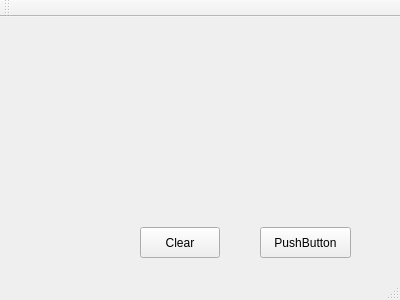
<?xml version="1.0" encoding="UTF-8"?>
<ui version="4.0">
 <class>MainWindow</class>
 <widget class="QMainWindow" name="MainWindow">
  <property name="geometry">
   <rect>
    <x>0</x>
    <y>0</y>
    <width>400</width>
    <height>300</height>
   </rect>
  </property>
  <property name="windowTitle">
   <string>MainWindow</string>
  </property>
  <widget class="QWidget" name="centralWidget">
   <widget class="QCustomPlot" name="widget" native="true">
    <property name="geometry">
     <rect>
      <x>19</x>
      <y>20</y>
      <width>351</width>
      <height>171</height>
     </rect>
    </property>
   </widget>
   <widget class="QPushButton" name="PushButton">
    <property name="geometry">
     <rect>
      <x>260</x>
      <y>210</y>
      <width>91</width>
      <height>31</height>
     </rect>
    </property>
    <property name="text">
     <string>PushButton</string>
    </property>
   </widget>
   <widget class="QPushButton" name="Clear">
    <property name="geometry">
     <rect>
      <x>140</x>
      <y>210</y>
      <width>80</width>
      <height>31</height>
     </rect>
    </property>
    <property name="text">
     <string>Clear</string>
    </property>
   </widget>
  </widget>
  <widget class="QMenuBar" name="menuBar">
   <property name="geometry">
    <rect>
     <x>0</x>
     <y>0</y>
     <width>400</width>
     <height>17</height>
    </rect>
   </property>
  </widget>
  <widget class="QToolBar" name="mainToolBar">
   <attribute name="toolBarArea">
    <enum>TopToolBarArea</enum>
   </attribute>
   <attribute name="toolBarBreak">
    <bool>false</bool>
   </attribute>
  </widget>
  <widget class="QStatusBar" name="statusBar"/>
 </widget>
 <layoutdefault spacing="6" margin="11"/>
 <customwidgets>
  <customwidget>
   <class>QCustomPlot</class>
   <extends>QWidget</extends>
   <header>qcustomplot.h</header>
   <container>1</container>
  </customwidget>
 </customwidgets>
 <resources/>
 <connections/>
</ui>
